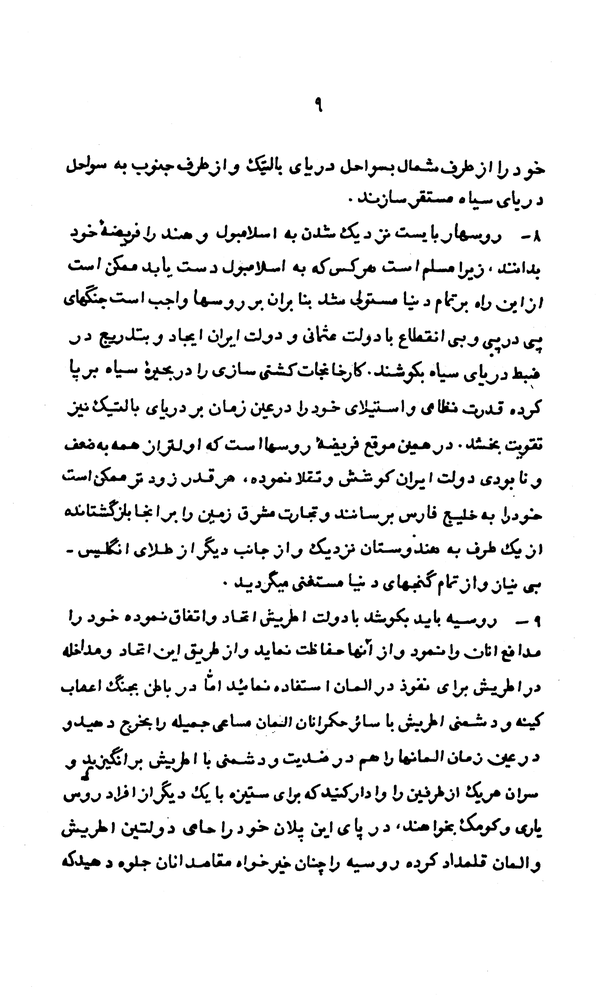
%> input picture AzuAckuRisalah/Pages/page-14.png, 615 x 1000 px, shrunk from 1567 x 2550 before the run, given in place of page-14.ppm, which was not available
$ octave BWThresholdTest.m   (GNU Octave 9; MATLAB toolbox functions it lacks are replaced by stand-ins)
%> lines starting %> are read from the running program, lines starting %| are printed output that depends on the picture; in (x1, y1, x2, y2) boxes, pixels count from 0 and x2, y2 are one past the last pixel; in counts of white or black regions, pixels touching at a corner belong together; the program's own positions count from 1; pictures that were not available may be replaced by others from this repository, and a replacement may not be noted
### AzuAckuRisalah/BWThreshold.m
function [BW] = BWThreshold(I,Type,Thres)
% BWTHRESHOLD changes a color image to monochrome.
%  [BW] = BWTHRESHOLD(I,TYPE,Thres) changes a color image I to monochrome,
%  according to an integer TYPE grayscale first, then
%  using different methods based on Type, it changes the figure I to
%  grayscale and then to black and white.
%  Thres is defining the the threshold value; it is optional and the
%  default is 0.2
if  nargin < 3
    Thres=0.2;
end
if size(I,3)==3
    Igray=rgb2gray(I);
else
    Igray=I;
end
switch Type
    case 1 %Threshold is fixed at 0.2
        T=Thres;
    case 2 %Threshold is global using Otsu Method
        T=('global');
        if  nargin == 3
            warning("Thres parameter is not being used in Otsu Method!")
        end
    case 3 %Adaptive Filter using Mean Method
        T=adaptthresh(Igray,Thres,'ForegroundPolarity','dark','Statistic','mean');
    case 4 %Adaptive Filter using Gaussian Method
        T=adaptthresh(Igray,Thres,'ForegroundPolarity','dark','Statistic','gaussian');
    case 5 %Adaptive Filter using Median Method
        warning("Using Mean Method might be very time comsuming!")
        T=adaptthresh(Igray,Thres,'ForegroundPolarity','dark','Statistic','median');
end
BW=~imbinarize(Igray,T);
end

### AzuAckuRisalah/BWThresholdTest.m
%%
% Address of the folder the image is located, and reading the figure
clc;clear
dirpath='Pages';
imgname='page-14.ppm';
imgfile=fullfile(dirpath,imgname);
I=imread(imgfile);
%> I is the input picture: size 1000x615 uint8; min 0, max 255, mean 238.2
figure
imshow(I);
%% Applying different methods
Thres=0.2;
BW1=BWThreshold(I,1,Thres);
%> in BWThreshold, `BW=~imbinarize(Igray,T);`:
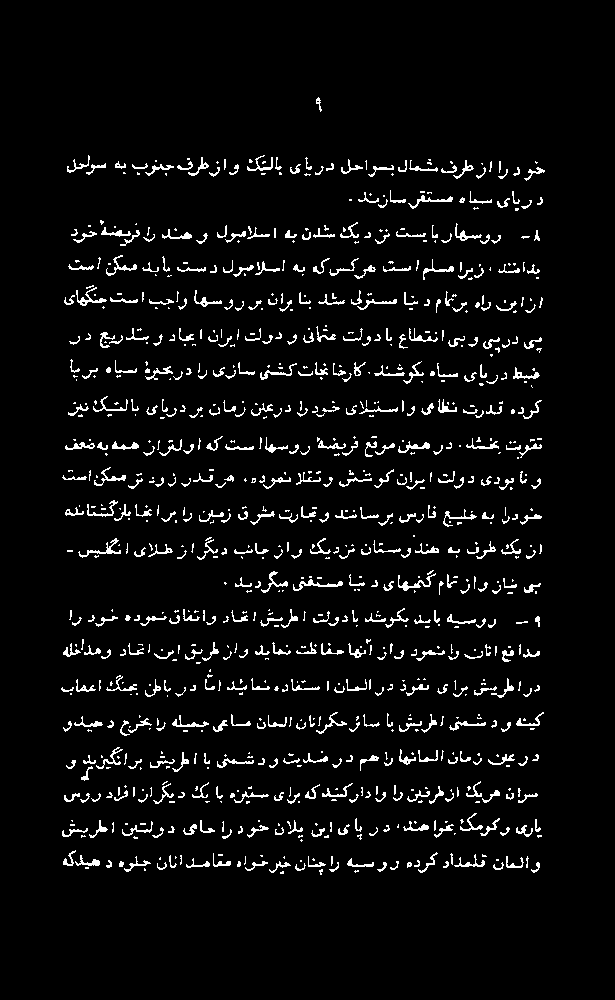
%> BW: size 1000x615 logical; 4.9% white in thin lines or dots, all inside (x1, y1, x2, y2) = (61, 97, 545, 875)
BW2=BWThreshold(I,2,Thres);
%> call 2 of BWThreshold, with Type = 2, Thres = 0.2
%> in BWThreshold (call 2), `BW=~imbinarize(Igray,T);`:
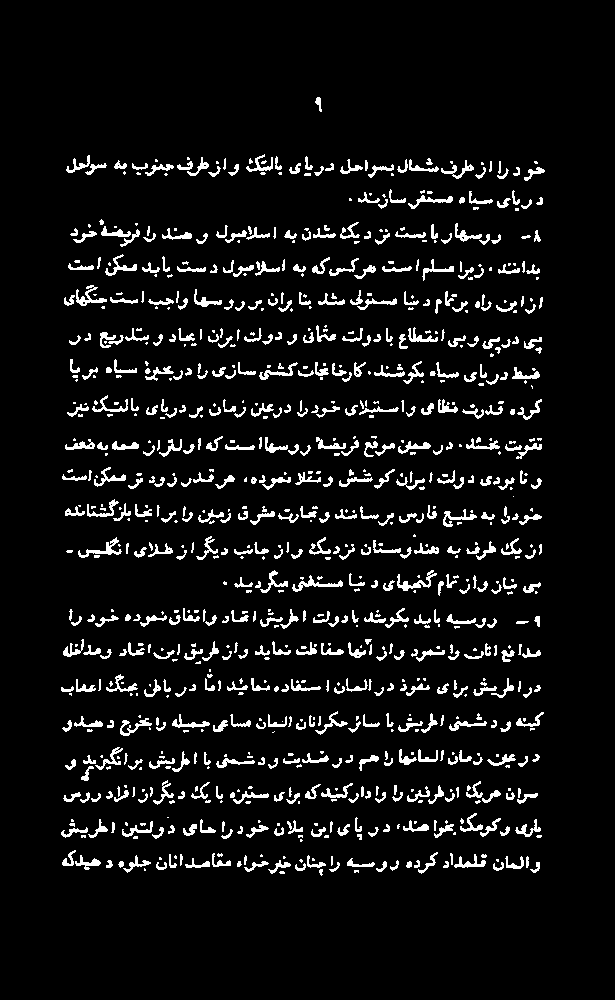
%> BW: size 1000x615 logical; 6.8% white in thin lines or dots, all inside (x1, y1, x2, y2) = (61, 97, 545, 876)
BW3=BWThreshold(I,3,Thres);
%> call 3 of BWThreshold, with Type = 3, Thres = 0.2
%> in BWThreshold (call 3), `T=adaptthresh(Igray,Thres,'ForegroundPolarity','dark','Statistic','mea..`:
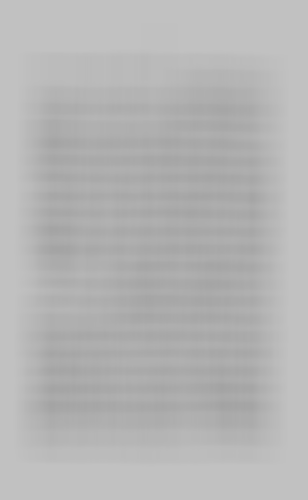
%> T: size 1000x615 double (shown at 1/2 size); min 0.64, max 0.76, mean 0.71
%> in BWThreshold (call 3), `BW=~imbinarize(Igray,T);`:
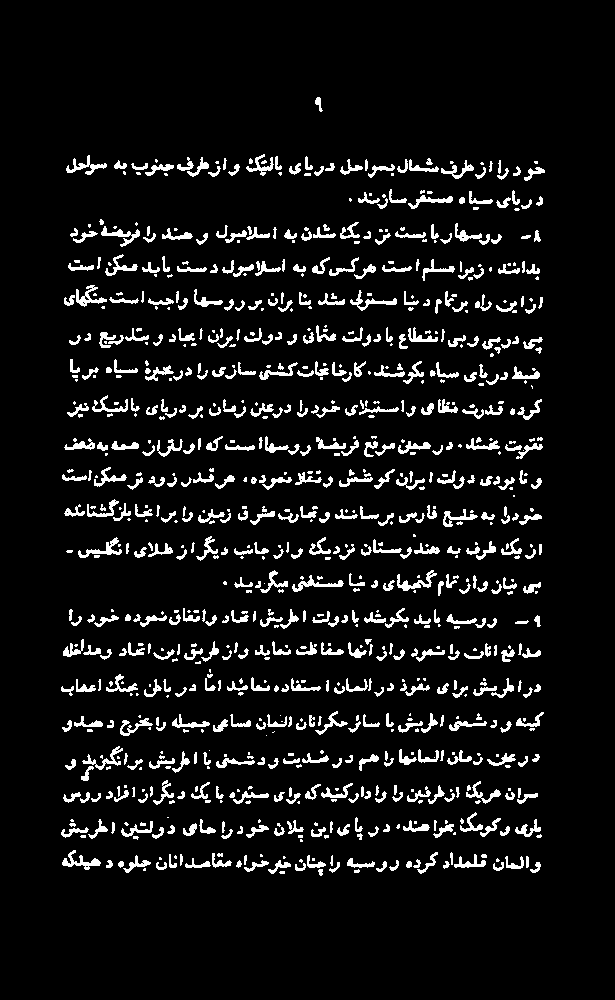
%> BW: size 1000x615 logical; 7.5% white; 932 white regions (347 under 20 px), largest, box (x1, y1, x2, y2) and area: (397, 570, 437, 591) 269, (62, 850, 101, 870) 267, (78, 537, 122, 558) 263
BW4=BWThreshold(I,4,Thres);
%% figurues
n=4
figure;subplot(1,n,1);
imshow(BW1);title("0.2")
subplot(1,n,2)
imshow(BW2);title("Global Otsu Method")
subplot(1,n,3)
imshow(BW3);title("Adaptive Filter, Mean")
subplot(1,n,4)
imshow(BW4);title("Adaptive Filter, Gaussian")
